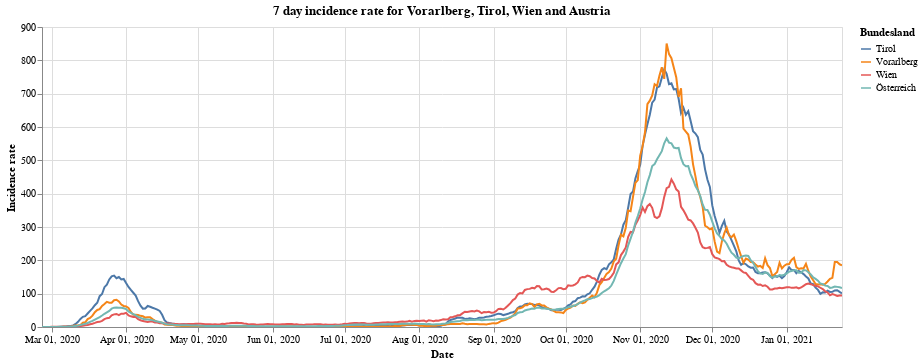

Notebook cell for this chart:
### Markdown cell above
Next we have the 7 day incidence rate for states of Vorarlberg, Tirol and Wien compared to all of Austria.

### Code cell
#collapse
bars = alt.Chart(vol_tyr_wien_at).mark_line().encode(
    x=alt.X("yearmonthdate(Time):T", axis=alt.Axis(title='Date')),
    y=alt.Y("SiebenTageInzidenzFaelle:Q", axis=alt.Axis(title='Incidence rate')),
    tooltip='Bundesland',
    color='Bundesland'
).properties(title='7 day incidence rate for Vorarlberg, Tirol, Wien and Austria', width=800).interactive()
bars
#alt.layer(bars, data=at_data).facet(alt.Row('Bundesland'), columns=1)

### Figure 1 — Vega-Lite specification as saved in the notebook (floating-point values rounded to 4 significant figures; data arrays with more than 128 entries replaced by an {"elided": "..."} marker saying what was removed)
{"config": {"view": {"continuousWidth": 400, "continuousHeight": 300}}, "data": {"name": "data-395aae9b07b52062a8f146eacf3075e3"}, "mark": "line", "encoding": {"color": {"type": "nominal", "field": "Bundesland"}, "tooltip": {"type": "nominal", "field": "Bundesland"}, "x": {"type": "temporal", "axis": {"title": "Date"}, "field": "Time", "timeUnit": "yearmonthdate"}, "y": {"type": "quantitative", "axis": {"title": "Incidence rate"}, "field": "SiebenTageInzidenzFaelle"}}, "selection": {"selector001": {"type": "interval", "bind": "scales", "encodings": ["x", "y"]}}, "title": "7 day incidence rate for Vorarlberg, Tirol, Wien and Austria", "width": 800, "$schema": "https://vega.github.io/schema/vega-lite/v4.8.1.json", "datasets": {"data-395aae9b07b52062a8f146eacf3075e3": {"elided": "1336 records"}}}
